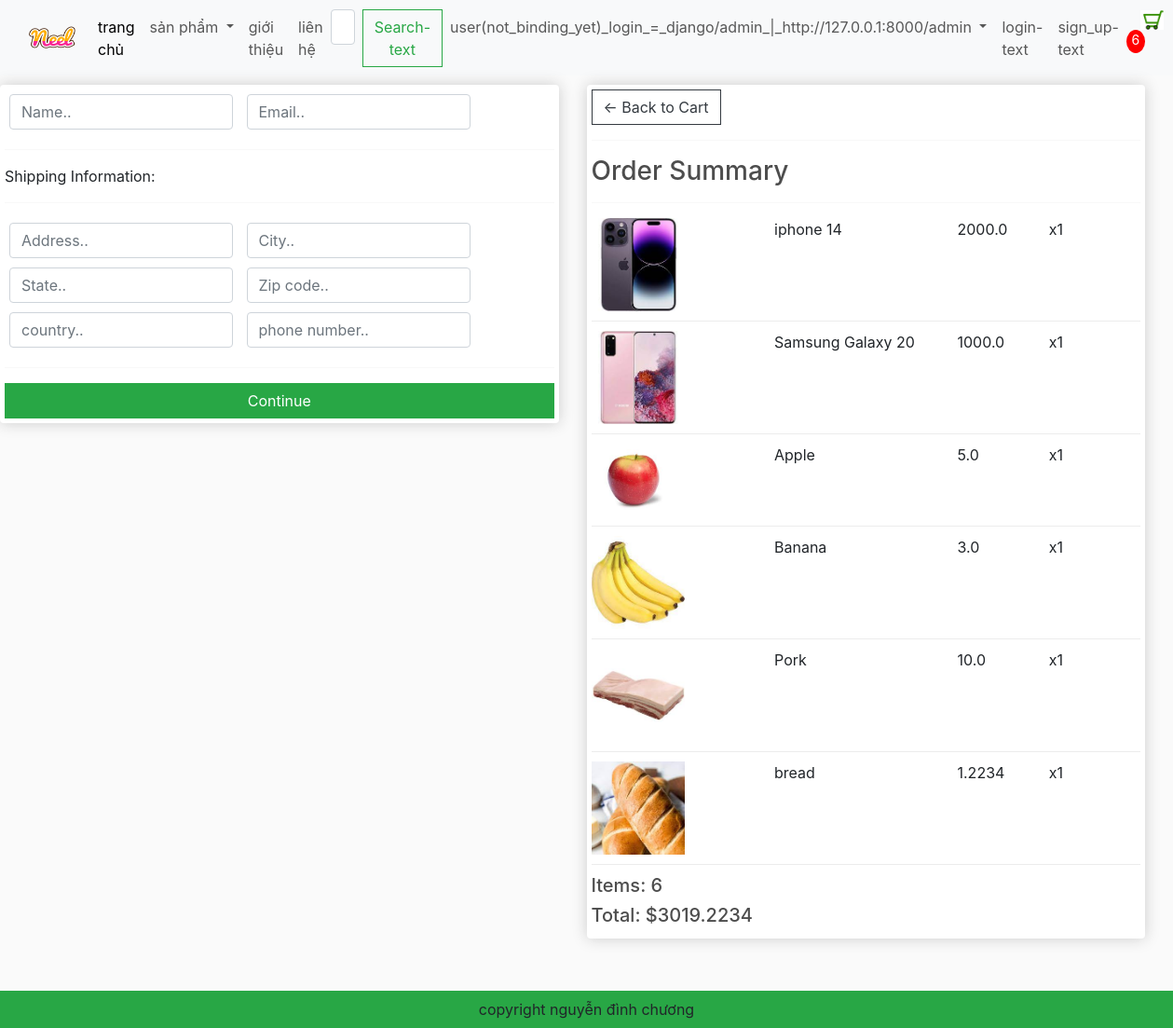
Screenshot of /checkout/ (signed in) with the database file from the repository.
### app/models.py (models this page shows, shortened)
class OrderItem(models.Model): # list item đặt hàng của 1 khách hàng mua nhiều lân
    product = models.ForeignKey(Product,on_delete=models.SET_NULL,blank=True,null=True)
    order = models.ForeignKey(Order,on_delete=models.SET_NULL,blank=True,null=True)
    quantity = models.IntegerField(default=0,null=True,blank=True )
    date_added = models.DateTimeField(auto_now_add=True)
    @property
    def get_total_quantity_price_per_items(self):
        total_price_per_items = self.product.price * self.quantity
        return total_price_per_items

class Product(models.Model): #sản phẩmm
    name = models.CharField(max_length=200,null=True)
    price = models.FloatField()
    digital = models.BooleanField(default=False,null=True,blank=False)
    image = models.ImageField(null=True,blank=True)
    @property
    def ImageURL(self):
        try: #nếu có
            url = self.image.url
        except:
            url = ''
        return url

class Order(models.Model): # đặt hàng
    customer = models.ForeignKey(Customer,on_delete=models.SET_NULL,blank=True,null=True)
    date_order = models.DateTimeField(auto_now_add=True)
    complete = models.BooleanField(default=False,null=True,blank=False)
    transaction_id = models.CharField(max_length=200,null=True)
    @property # item count
    def get_cart_items_total_count(self):
        orderitems = self.orderitem_set.all()
        total_item_count = sum([item.quantity for item in orderitems])
        return total_item_count
    @property
    def get_cart_total_prices_count(self): # price count
        orderitems = self.orderitem_set.all()
        total_price = sum([item.get_total_quantity_price_per_items for item in orderitems])
        return total_price

### app/views.py (the view)
# urls.py: path('checkout/', views.checkout, name="checkout"),
def checkout(request): #yêu cầu trỏ về file templates/app/checkout.html
    if request.user.is_authenticated:
        customer = request.user.customer
        order, created = Order.objects.get_or_create(customer =customer,complete =False)
        items = order.orderitem_set.all()
        cartItems = order.get_cart_items_total_count
    else:
        items=[]
        order={'get_cart_items_total_count':0 ,'get_cart_total_prices_count':0}
        cartItems = order['get_cart_items_total_count']
    context={'items':items,'order':order,'cartItems':cartItems}
    return render(request,'app/checkout.html',context)

### app/templates/app/checkout.html (shortened to what this page needs)
{% extends 'app/base.html' %}
{% load static %}
{% block content_checkout %}
    <div class="row" style="width:100%">
		<div class="col-lg-6">
			<div class="box-element" id="form-wrapper">
				<form id="form">
					<div id="user-info">
						<div class="form-field">
							<input required class="form-control" type="text" name="name" placeholder="Name..">
						</div>
						<div class="form-field">
							<input required class="form-control" type="email" name="email" placeholder="Email..">
						</div>
					</div>
					<div id="shipping-info">
						<hr>
						<p>Shipping Information:</p>
						<hr>
						<div class="form-field">
							<input class="form-control" type="text" name="address" placeholder="Address..">
						</div>
						<div class="form-field">
							<input class="form-control" type="text" name="city" placeholder="City..">
						</div>
						<div class="form-field">
							<input class="form-control" type="text" name="state" placeholder="State..">
						</div>
						<div class="form-field">
							<input class="form-control" type="number" name="zipcode" placeholder="Zip code..">
						</div>
						<div class="form-field">
							<input class="form-control" type="text" name="country" placeholder="country..">
						</div>
                        <div class="form-field">
							<input class="form-control" type="number" name="phone number" placeholder="phone number..">
						</div>
					</div>
					<hr>
					<input id="form-button" class="btn btn-success btn-block" type="submit" value="Continue">
				</form>
			</div>
			<br>
		</div>
		<div class="col-lg-6">
			<div class="box-element">
				<a  class="btn btn-outline-dark" href="{% url 'cart' %}">&#x2190; Back to Cart</a>
				<hr>
				<h3>Order Summary</h3>
				<hr>
				{% for item in items %}
				<div class="cart-row">
					<div style="flex:2"><img class="row-image" src="{{item.product.ImageURL}}"></div>
					<div style="flex:2"><p>{{item.product.name}}</p></div>
					<div style="flex:1"><p>{{item.product.price}}</p></div>
					<div style="flex:1"><p>x{{item.quantity}}</p></div>
				</div>
				{% endfor %}
				<h5>Items:   {{order.get_cart_items_total_count}}</h5>
				<h5>Total:   ${{order.get_cart_total_prices_count}}</h5>
			</div>
		</div>
	</div>
	<br><br><br><br>
{% endblock content_checkout %}

### app/static/app/css/main.css (style rules this page uses)
body { background-color: hsl(0, 0%, 98%); }
h1,h2,h3,h4,h5,h6 { color:hsl(0, 0%, 30%); }
.box-element { box-shadow:hsl(0, 0%, 80%) 0 0 16px; background-color: #fff; border-radius: 4px; padding: 5px; }
.col-lg-3, .col-lg-4, .col-lg-6, .col-lg-8, .col-lg-12 { margin-top: 10px; }
.btn { border-radius: 0; }
.row-image { width: 100px; }
.form-field { width:250px; display: inline-block; padding: 5px; }
.cart-row { display: flex; align-items: flex-stretch; padding-bottom: 10px; margin-bottom: 10px; border-bottom: 1px solid #ececec; }

### rows the page displays
OrderItem: product.ImageURL (picture), product.name "iphone 14", product.price "2000.0", quantity "1"
OrderItem: product.ImageURL (picture), product.name "Samsung Galaxy 20", product.price "1000.0", quantity "1"
OrderItem: product.ImageURL (picture), product.name "Apple", product.price "5.0", quantity "1"
OrderItem: product.ImageURL (picture), product.name "Banana", product.price "3.0", quantity "1"
OrderItem: product.ImageURL (picture), product.name "Pork", product.price "10.0", quantity "1"
OrderItem: product.ImageURL (picture), product.name "bread", product.price "1.2234", quantity "1"
Order: get_cart_items_total_count "6", get_cart_total_prices_count "3019.2234"

### other values shown
{{ cartItems }} "6"
